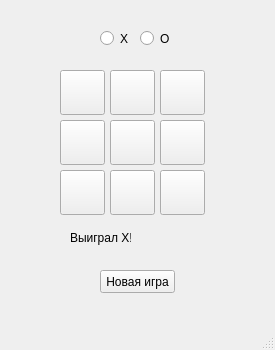
<?xml version="1.0" encoding="UTF-8"?>
<ui version="4.0">
 <class>MainWindow</class>
 <widget class="QMainWindow" name="MainWindow">
  <property name="geometry">
   <rect>
    <x>0</x>
    <y>0</y>
    <width>275</width>
    <height>350</height>
   </rect>
  </property>
  <property name="windowTitle">
   <string>MainWindow</string>
  </property>
  <widget class="QWidget" name="centralwidget">
   <widget class="QRadioButton" name="radioButton_1">
    <property name="geometry">
     <rect>
      <x>100</x>
      <y>30</y>
      <width>31</width>
      <height>17</height>
     </rect>
    </property>
    <property name="text">
     <string>X</string>
    </property>
   </widget>
   <widget class="QRadioButton" name="radioButton_2">
    <property name="geometry">
     <rect>
      <x>140</x>
      <y>30</y>
      <width>31</width>
      <height>17</height>
     </rect>
    </property>
    <property name="text">
     <string>O</string>
    </property>
   </widget>
   <widget class="QPushButton" name="pushButton_1">
    <property name="geometry">
     <rect>
      <x>60</x>
      <y>70</y>
      <width>45</width>
      <height>45</height>
     </rect>
    </property>
    <property name="text">
     <string/>
    </property>
   </widget>
   <widget class="QPushButton" name="pushButton_2">
    <property name="geometry">
     <rect>
      <x>110</x>
      <y>70</y>
      <width>45</width>
      <height>45</height>
     </rect>
    </property>
    <property name="text">
     <string/>
    </property>
   </widget>
   <widget class="QPushButton" name="pushButton_3">
    <property name="geometry">
     <rect>
      <x>160</x>
      <y>70</y>
      <width>45</width>
      <height>45</height>
     </rect>
    </property>
    <property name="text">
     <string/>
    </property>
   </widget>
   <widget class="QPushButton" name="pushButton_6">
    <property name="geometry">
     <rect>
      <x>160</x>
      <y>120</y>
      <width>45</width>
      <height>45</height>
     </rect>
    </property>
    <property name="text">
     <string/>
    </property>
   </widget>
   <widget class="QPushButton" name="pushButton_4">
    <property name="geometry">
     <rect>
      <x>60</x>
      <y>120</y>
      <width>45</width>
      <height>45</height>
     </rect>
    </property>
    <property name="text">
     <string/>
    </property>
   </widget>
   <widget class="QPushButton" name="pushButton_8">
    <property name="geometry">
     <rect>
      <x>110</x>
      <y>170</y>
      <width>45</width>
      <height>45</height>
     </rect>
    </property>
    <property name="text">
     <string/>
    </property>
   </widget>
   <widget class="QPushButton" name="pushButton_9">
    <property name="geometry">
     <rect>
      <x>160</x>
      <y>170</y>
      <width>45</width>
      <height>45</height>
     </rect>
    </property>
    <property name="text">
     <string/>
    </property>
   </widget>
   <widget class="QPushButton" name="pushButton_7">
    <property name="geometry">
     <rect>
      <x>60</x>
      <y>170</y>
      <width>45</width>
      <height>45</height>
     </rect>
    </property>
    <property name="text">
     <string/>
    </property>
   </widget>
   <widget class="QLabel" name="label">
    <property name="geometry">
     <rect>
      <x>70</x>
      <y>230</y>
      <width>61</width>
      <height>16</height>
     </rect>
    </property>
    <property name="text">
     <string>Выиграл X!</string>
    </property>
   </widget>
   <widget class="QPushButton" name="pushButton_10">
    <property name="geometry">
     <rect>
      <x>100</x>
      <y>270</y>
      <width>75</width>
      <height>23</height>
     </rect>
    </property>
    <property name="text">
     <string>Новая игра</string>
    </property>
   </widget>
   <widget class="QPushButton" name="pushButton_5">
    <property name="geometry">
     <rect>
      <x>110</x>
      <y>120</y>
      <width>45</width>
      <height>45</height>
     </rect>
    </property>
    <property name="text">
     <string/>
    </property>
   </widget>
  </widget>
  <widget class="QMenuBar" name="menubar">
   <property name="geometry">
    <rect>
     <x>0</x>
     <y>0</y>
     <width>275</width>
     <height>21</height>
    </rect>
   </property>
  </widget>
  <widget class="QStatusBar" name="statusbar"/>
 </widget>
 <resources/>
 <connections/>
</ui>
